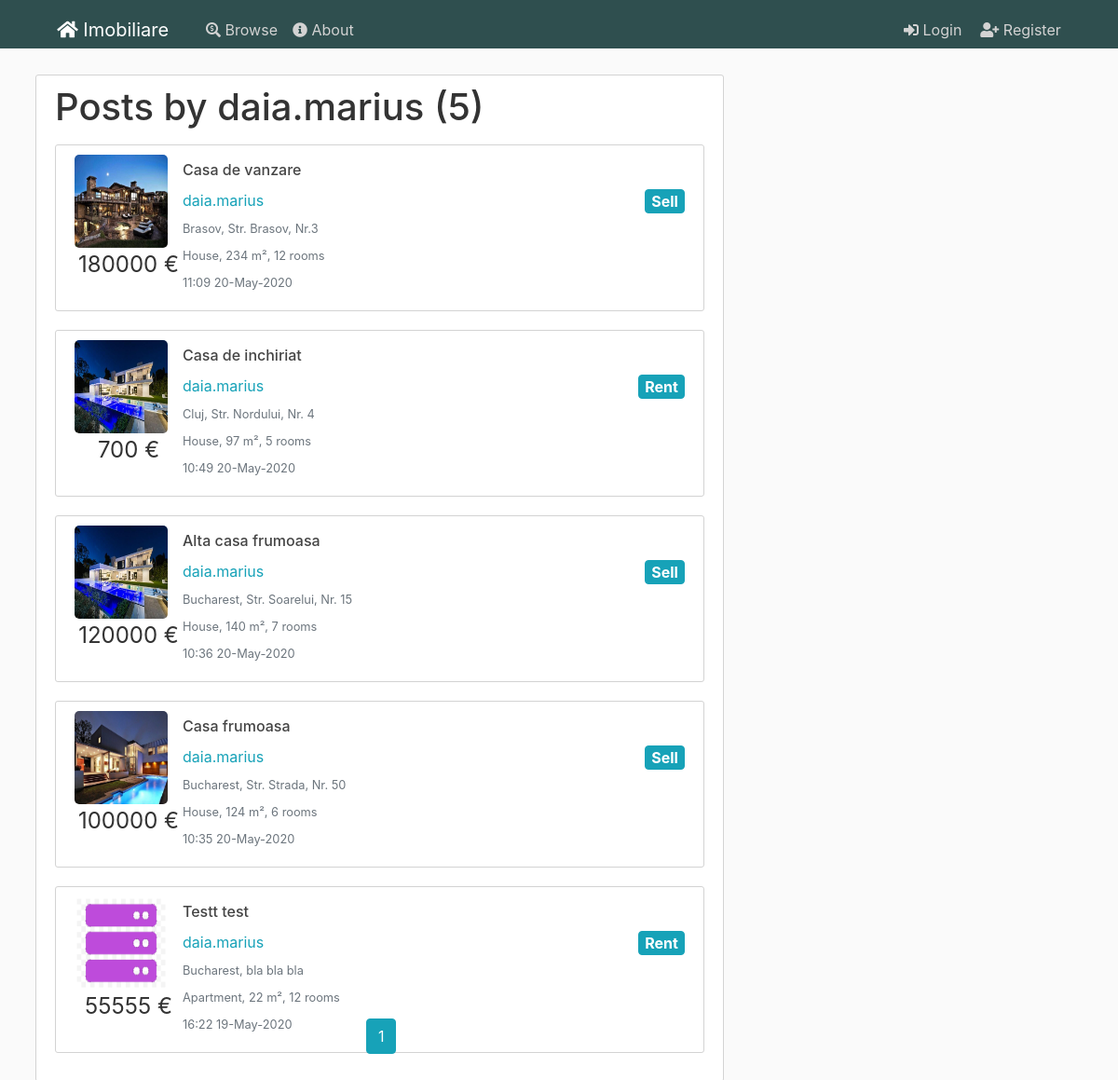
Page /user/daia.marius on the committed database.
### flaskblog/models.py (models this page shows, shortened)
class User(db.Model, UserMixin):
    id = db.Column(db.Integer, primary_key=True)
    username = db.Column(db.String(20), unique=True, nullable=False)
    email = db.Column(db.String(120), unique=True, nullable=False)
    phonenumber = db.Column(db.String(15), nullable=False)
    image_file = db.Column(db.String(20), nullable=False, default='default.jpg')
    password = db.Column(db.String(60), nullable=False)
    posts = db.relationship('Post', backref='author', lazy=True)
    favorites = db.relationship('Post', secondary=user_favorites)

class Post(db.Model):
    id = db.Column(db.Integer, primary_key=True)
    title = db.Column(db.String(100), nullable=False)
    date_posted = db.Column(db.DateTime, nullable=False, default=datetime.utcnow)
    content = db.Column(db.Text, nullable=False)
    user_id = db.Column(db.Integer, db.ForeignKey('user.id'), nullable=False)
    city_id = db.Column(db.Integer, db.ForeignKey('city.id'), nullable=False)
    anouncement_type = db.Column(db.String(20), nullable=False)
    house_type = db.Column(db.String(20), nullable=False)
    price = db.Column(db.Integer, nullable=False)
    square_meters = db.Column(db.Integer, nullable=False)
    number_rooms = db.Column(db.Integer, nullable=False)
    address = db.Column(db.String(100), nullable=False)
    phonenumber = db.Column(db.String(15), nullable=True)
    post = db.relationship('Image')
    favorited = db.relationship('User', secondary=user_favorites)

class Image(db.Model):
    id = db.Column(db.Integer, primary_key=True)
    name = db.Column(db.String(100), nullable=False)
    post_id = db.Column(db.Integer, db.ForeignKey('post.id'), nullable=False)
    post = db.relationship('Post', backref='images', lazy=True)

class City(db.Model):
    id = db.Column(db.Integer, primary_key=True)
    name = db.Column(db.String(100), nullable=False)
    country_id = db.Column(db.Integer, db.ForeignKey('country.id'), nullable=False)
    country = db.relationship('Country', back_populates="cities")
    posts = db.relationship('Post', backref='city', lazy=True)

### flaskblog/users/routes.py (the view)
@users.route("/user/<string:username>")
def user_posts(username):
    page = request.args.get('page', 1, type=int)
    user = User.query.filter_by(username=username).first_or_404()
    posts = Post.query.filter_by(author=user)\
        .order_by(Post.date_posted.desc())\
        .paginate(page=page, per_page=5)
    return render_template('user_posts.html', posts=posts, user=user)

### flaskblog/templates/user_posts.html
{% extends "layout.html" %}
{% block content %}
  <div class="content-section content-fit">
    <h1 class="mb-3">Posts by {{ user.username }} ({{ posts.total }})</h1>
    {% for post in posts.items %}
    <article class="media content-section table-row" data-href="{{ url_for('posts.post', post_id=post.id) }}">
      <div class="article-metadata">
        {% if post.images[0] %}
        <img class="article-img" src="/static/post_pics/{{post.images[0].name}}">
        {% else %}
        <img class="rounded-circle article-img" src="{{ url_for('static', filename='defaults/house.png') }}">
        {% endif %}
        <p class="article-price text-center">{{post.price}} €</p>
      </div>
      <div class="media-body">
        <h4><a class="article-title" href="{{ url_for('posts.post', post_id=post.id) }}">{{ post.title }}</a></h4>
        <div class="article-metadata">
          <a class="mr-2"
            href="{{ url_for('users.user_posts', username=post.author.username) }}">{{ post.author.username }}</a>
          <a class="btn btn-info badge float-right article-type">{{ post.anouncement_type }}</a>
        </div>
        <div class="article-metadata">
          <small class="text-muted">{{post.city.name}}, {{post.address}}</small>
        </div>
        <div class="article-metadata">
          <small class="text-muted">{{post.house_type}}, {{post.square_meters}} m², {{post.number_rooms}} rooms</small>
        </div>
        <div class="article-metadata">
          <small class="text-muted">{{ post.date_posted.strftime('%H:%M %d-%B-%Y') }}</small>
        </div>
      </div>
    </article>
    {% endfor %}
    <div class="pagination-bottom mt-5">
      <div class="text-center">
      {% for page_num in posts.iter_pages(left_edge=1, right_edge=1, left_current=1, right_current=2) %}
        {% if page_num %}
          {% if posts.page == page_num %}
            <a class="btn btn-info mb-4" href="{{ url_for('users.user_posts', username=user.username, page=page_num) }}">{{ page_num }}</a>
          {% else %}
            <a class="btn btn-outline-info mb-4" href="{{ url_for('users.user_posts', username=user.username, page=page_num) }}">{{ page_num }}</a>
          {% endif %}
        {% endif %}
      {% endfor %}
      </div>
    </div>
  </div>
{% endblock content %}

### flaskblog/static/css/main.css (style rules this page uses)
html { font-size: 16px; overflow-x: hidden; }
body { background: var(--bodybackground); color: var(--bodytextcolor); margin-top: 5rem; width: 100%; }
.content-fit { min-height: 70vh; position: relative; overflow-x:hidden !important; }
h1, h2, h3, h4, h5, h6 { color: var(--bodytextcolor); }
.content-section { background: var(--white); padding: 10px 20px; border: 1px solid var(--lightgray); border-radius: 3px; margin-bottom: 20px; }
.article-title { color: #444444; }
.article-img { height: 100px; width: 100px; margin-right: 16px; border-radius:5px; }
.article-price { font-size: 1.5rem; }
.article-type { font-size:1rem; }
.article-metadata { padding-bottom: 1px; margin-bottom: 4px; border-bottom: 1px solid #e3e3e3 }
a { color: var(--lightblue); font-size: 1rem; cursor: pointer; }
.content-section { overflow: auto ; width:100% !important; overflow-x: hidden !important; }
:root { --darkgreen: #2F4F4F; --lightblue: #17a2b8; --dark: #343a40; --lightgreen: #28a745; --darkred: #b00020; --yellow: #ffc107; --white: white; --gray: gray; --lightgray: lightgray; --fadegray: #f3f3f3; --bodybackground: #fafafa; --bodytextcolor: #333333; --blueglow: rgba(41, 137, 167, 0.2); --whiteglow: rgba(254, 255, 205, 0.2); }
.article-metadata { border-bottom: none; }
.content-section { overflow-x: auto !important; }
.badge { color: var(--white) !important; }
.pagination-bottom { position: absolute; bottom:0; width: 95%; margin-bottom: 5px; }

### rows in the picture
User: username "daia.marius"
Post: name (picture), price "180000", title "Casa de vanzare", author.username "daia.marius", anouncement_type "Sell", city.name "Brasov", address "Str. Brasov, Nr.3", house_type "House", square_meters "234", number_rooms "12", date_posted "11:09 20-May-2020"
Post: name (picture), price "700", title "Casa de inchiriat", author.username "daia.marius", anouncement_type "Rent", city.name "Cluj", address "Str. Nordului, Nr. 4", house_type "House", square_meters "97", number_rooms "5", date_posted "10:49 20-May-2020"
Post: name (picture), price "120000", title "Alta casa frumoasa", author.username "daia.marius", anouncement_type "Sell", city.name "Bucharest", address "Str. Soarelui, Nr. 15", house_type "House", square_meters "140", number_rooms "7", date_posted "10:36 20-May-2020"
Post: name (picture), price "100000", title "Casa frumoasa", author.username "daia.marius", anouncement_type "Sell", city.name "Bucharest", address "Str. Strada, Nr. 50", house_type "House", square_meters "124", number_rooms "6", date_posted "10:35 20-May-2020"
Post: name (picture), price "55555", title "Testt test", author.username "daia.marius", anouncement_type "Rent", city.name "Bucharest", address "bla bla bla", house_type "Apartment", square_meters "22", number_rooms "12", date_posted "16:22 19-May-2020"

### other values in the picture
{{ posts.total }} "5"
{{ page_num }} "1"
